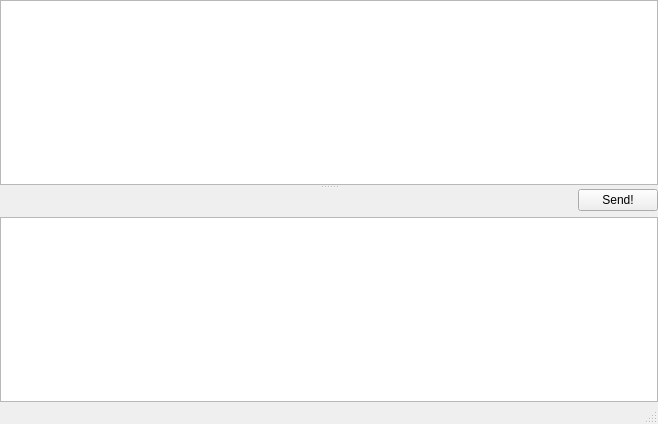
<?xml version="1.0" encoding="UTF-8"?>
<ui version="4.0">
 <class>ChatWindow</class>
 <widget class="QMainWindow" name="ChatWindow">
  <property name="geometry">
   <rect>
    <x>0</x>
    <y>0</y>
    <width>658</width>
    <height>424</height>
   </rect>
  </property>
  <property name="windowTitle">
   <string>Chat with %username% - Lan Chat</string>
  </property>
  <widget class="QWidget" name="centralwidget">
   <layout class="QHBoxLayout" name="horizontalLayout">
    <property name="leftMargin">
     <number>0</number>
    </property>
    <property name="topMargin">
     <number>0</number>
    </property>
    <property name="rightMargin">
     <number>0</number>
    </property>
    <property name="bottomMargin">
     <number>0</number>
    </property>
    <item>
     <widget class="QSplitter" name="splitter">
      <property name="orientation">
       <enum>Qt::Vertical</enum>
      </property>
      <widget class="QFrame" name="frame">
       <layout class="QHBoxLayout" name="horizontalLayout_2">
        <property name="leftMargin">
         <number>0</number>
        </property>
        <property name="topMargin">
         <number>0</number>
        </property>
        <property name="rightMargin">
         <number>0</number>
        </property>
        <property name="bottomMargin">
         <number>0</number>
        </property>
        <item>
         <widget class="QTreeWidget" name="listHistory">
          <property name="rootIsDecorated">
           <bool>false</bool>
          </property>
          <property name="itemsExpandable">
           <bool>false</bool>
          </property>
          <property name="expandsOnDoubleClick">
           <bool>false</bool>
          </property>
          <attribute name="headerVisible">
           <bool>false</bool>
          </attribute>
          <column>
           <property name="text">
            <string notr="true">1</string>
           </property>
          </column>
         </widget>
        </item>
       </layout>
      </widget>
      <widget class="QFrame" name="frame_2">
       <layout class="QVBoxLayout" name="verticalLayout">
        <property name="leftMargin">
         <number>0</number>
        </property>
        <property name="topMargin">
         <number>0</number>
        </property>
        <property name="rightMargin">
         <number>0</number>
        </property>
        <property name="bottomMargin">
         <number>0</number>
        </property>
        <item>
         <widget class="QFrame" name="frame_3">
          <layout class="QHBoxLayout" name="horizontalLayout_3">
           <property name="leftMargin">
            <number>0</number>
           </property>
           <property name="topMargin">
            <number>0</number>
           </property>
           <property name="rightMargin">
            <number>0</number>
           </property>
           <property name="bottomMargin">
            <number>0</number>
           </property>
           <item>
            <spacer name="horizontalSpacer">
             <property name="orientation">
              <enum>Qt::Horizontal</enum>
             </property>
             <property name="sizeHint" stdset="0">
              <size>
               <width>40</width>
               <height>20</height>
              </size>
             </property>
            </spacer>
           </item>
           <item>
            <widget class="QPushButton" name="btnSend">
             <property name="text">
              <string>Send!</string>
             </property>
            </widget>
           </item>
          </layout>
         </widget>
        </item>
        <item>
         <widget class="QPlainTextEdit" name="editMessage"/>
        </item>
       </layout>
      </widget>
     </widget>
    </item>
   </layout>
  </widget>
  <widget class="QMenuBar" name="menubar">
   <property name="geometry">
    <rect>
     <x>0</x>
     <y>0</y>
     <width>658</width>
     <height>20</height>
    </rect>
   </property>
  </widget>
  <widget class="QStatusBar" name="statusbar"/>
 </widget>
 <resources/>
 <connections/>
</ui>
